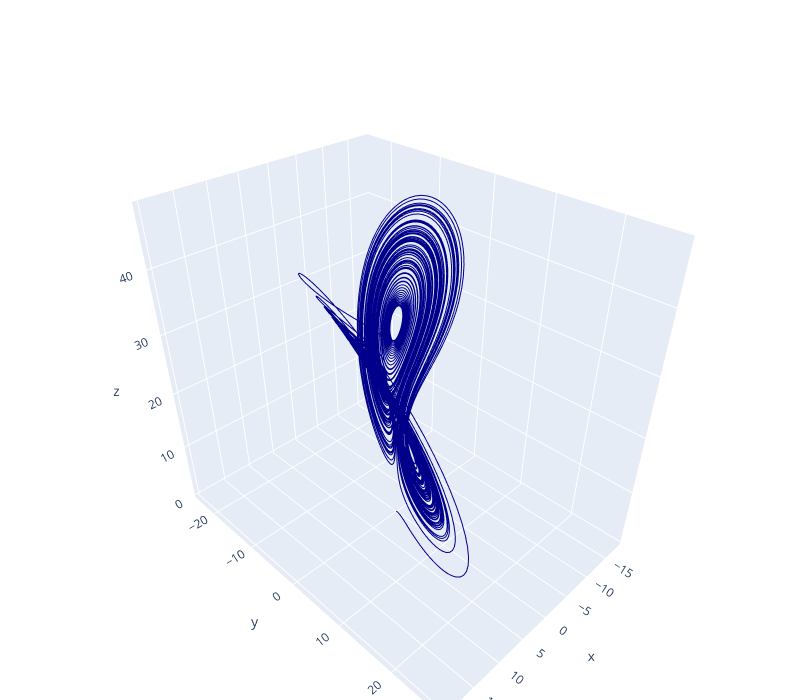

The notebook cell this image was saved under:
### Code cell
fig = go.Figure(data=go.Scatter3d(
    x=trajectory.y[0], y=trajectory.y[1], z=trajectory.y[2],
    mode="lines",
    line=dict(
        color='darkblue',
        width=2
    )
))
fig.update_layout(layout)
fig

### Figure 1 — Plotly figure (JSON) as saved in the notebook; plotly's stock layout.template omitted (floating-point values rounded to 4 significant figures; data arrays with more than 128 entries replaced by an {"elided": "..."} marker saying what was removed)
{"data": [{"line": {"color": "darkblue", "width": 2}, "mode": "lines", "type": "scatter3d", "x": {"elided": "10150 float values"}, "y": {"elided": "10150 float values"}, "z": {"elided": "10150 float values"}}], "layout": {"height": 700, "margin": {"b": 0, "l": 0, "r": 0, "t": 80}, "width": 800}}
